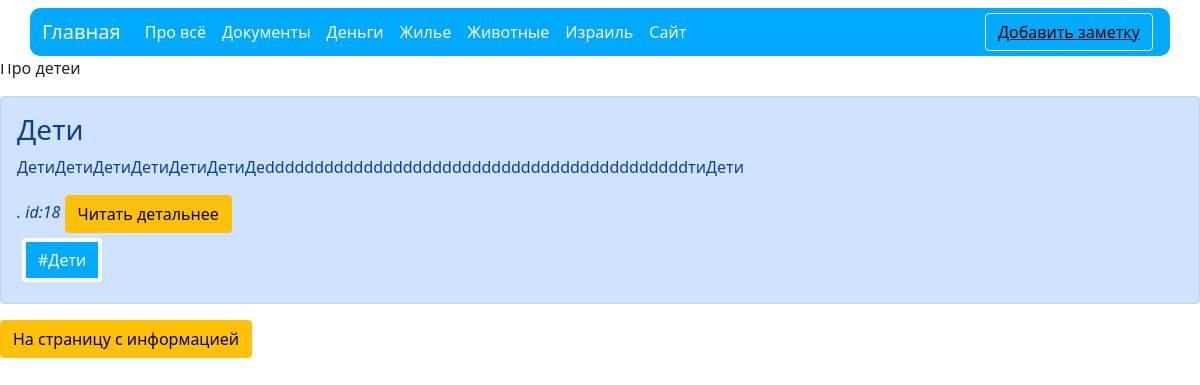
Screenshot of /news/kids with the database file from the repository.
### news/models.py (models this page shows, shortened)
class Articles(models.Model):
    title = models.CharField('Название', max_length=15)
    hashtag = models.CharField('Хештег', max_length=20)
    full_text = models.TextField('Текст')
    class Meta:
        verbose_name = 'Новость'
        verbose_name_plural = 'Новости'

### news/views.py (the view)
# urls.py: path('kids', views.kids, name='kids'),
def kids(request):
    news = Articles.objects.order_by('-id')
    return render(request, 'news/kids.html', {'news': news})

### news/templates/news/kids.html (shortened to what this page needs)
{% extends 'main/layout.html' %}
{% block content %}
<div class="features">
    <h1>Про детей</h1>
    <p>Про детей</p>
        {% if news %}
            {% for element in news %}
                {% if element.hashtag == 'Дети' %}
                    <div class="alert alert-primary" role="alert">
                        <h3>{{ element.title }}</h3>
                        <p>{{ element.full_text }}</p>
                        <i>{{ element.date }}. id:{{ element.id }}</i>
                        <a href="{% url 'news-detail' element.id %}" class="btn btn-warning"> Читать детальнее</a>
                        <div>
                            <a href="{% url 'kids' %}" class="btn btn-info">#{{ element.hashtag }}</a>
                        </div>
                    </div>
                {% endif %}
            {% endfor %}
        {% endif %}
    <button class="btn btn-warning">На страницу с информацией</button>
</div>
{% endblock %}

### main/static/main/css/main.css (style rules this page uses)
.btn-info { border-left: 35%; background: #01AAFF; color: white; border: 4px solid white; margin: 5px; }

### rows the page displays
Articles: title "Дети", full_text "ДетиДетиДетиДетиДетиДетиДеdddddddddddddddddddddddddddddddddddddddddddтиДети", id "18", hashtag "Дети"
